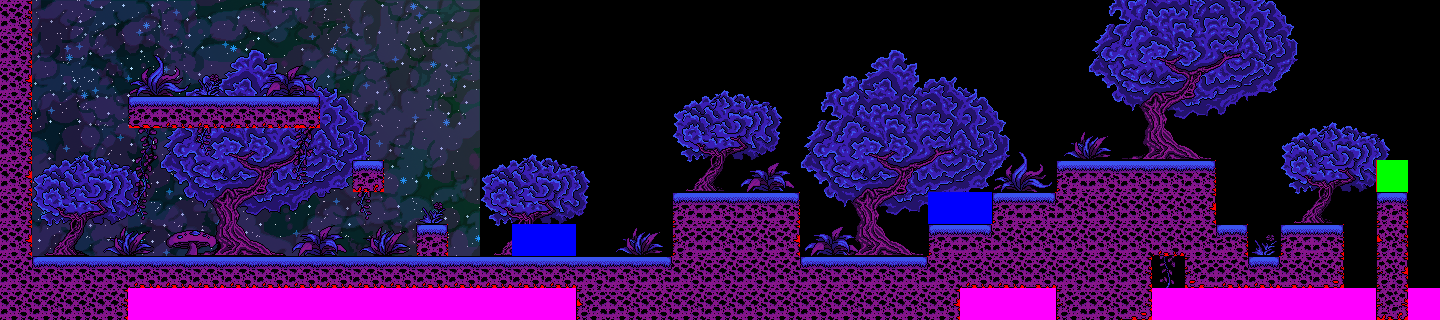

A level layout from a 2D game, rendered from its tile map. Below: a short description, then the map file with tile-grid data replaced by summaries:
An orthogonal 45x10 tile map with 32x32 px tiles, 5 tile layers (background, ambient, plants, collision, ...), 5 tilesets.

<map version="1.0" orientation="orthogonal" renderorder="left-up" width="45" height="10" tilewidth="32" tileheight="32">
 <tileset firstgid="1" name="backgrounxaton12" tilewidth="480" tileheight="320">
  <image source="../tile set/background2.png" width="480" height="320" />
 </tileset>
 <tileset firstgid="2" name="tilesetxaton12" tilewidth="32" tileheight="32">
  <image source="../tile set/tileset-xaton12.png" width="500" height="500" />
 </tileset>
 <tileset firstgid="227" name="ambient" tilewidth="32" tileheight="32">
  <image source="../tile set/ambientset- xaton12.png" width="500" height="500" />
  <terraintypes>
   <terrain name="tree1" tile="-1" />
  </terraintypes>
  <tile id="127" terrain=",,,0" />
  <tile id="128" terrain=",,0,0" />
  <tile id="129" terrain=",,0,0" />
  <tile id="130" terrain=",,0,0" />
  <tile id="131" terrain=",,0,0" />
  <tile id="132" terrain=",,0," />
  <tile id="142" terrain=",0,,0" />
  <tile id="143" terrain="0,0,0,0" />
  <tile id="144" terrain="0,0,0,0" />
  <tile id="145" terrain="0,0,0,0" />
  <tile id="146" terrain="0,0,0,0" />
  <tile id="147" terrain="0,,0,0" />
  <tile id="148" terrain=",,0," />
  <tile id="156" terrain=",,,0" />
  <tile id="157" terrain=",0,0,0" />
  <tile id="158" terrain="0,0,0,0" />
  <tile id="159" terrain="0,0,0,0" />
  <tile id="160" terrain="0,0,0,0" />
  <tile id="161" terrain="0,0,0,0" />
  <tile id="162" terrain="0,0,0,0" />
  <tile id="163" terrain="0,,0,0" />
  <tile id="164" terrain=",,0," />
  <tile id="171" terrain=",0,,0" />
  <tile id="172" terrain="0,0,0,0" />
  <tile id="173" terrain="0,0,0,0" />
  <tile id="174" terrain="0,0,0,0" />
  <tile id="175" terrain="0,0,0,0" />
  <tile id="176" terrain="0,0,0,0" />
  <tile id="177" terrain="0,0,0,0" />
  <tile id="178" terrain="0,0,0,0" />
  <tile id="179" terrain="0,,0," />
  <tile id="186" terrain=",0,,0" />
  <tile id="187" terrain="0,0,0,0" />
  <tile id="188" terrain="0,0,0,0" />
  <tile id="189" terrain="0,0,0,0" />
  <tile id="190" terrain="0,0,0,0" />
  <tile id="191" terrain="0,0,0,0" />
  <tile id="192" terrain="0,0,0,0" />
  <tile id="193" terrain="0,0,0,0" />
  <tile id="194" terrain="0,,0," />
  <tile id="201" terrain=",0,,0" />
  <tile id="202" terrain="0,0,0,0" />
  <tile id="203" terrain="0,0,0,0" />
  <tile id="204" terrain="0,0,0,0" />
  <tile id="205" terrain="0,0,0,0" />
  <tile id="206" terrain="0,0,0,0" />
  <tile id="207" terrain="0,0,0," />
  <tile id="208" terrain="0,0,," />
  <tile id="209" terrain="0,,," />
  <tile id="216" terrain=",0,," />
  <tile id="217" terrain="0,0,,0" />
  <tile id="218" terrain="0,0,0,0" />
  <tile id="219" terrain="0,0,0,0" />
  <tile id="220" terrain="0,0,0,0" />
  <tile id="221" terrain="0,0,0,0" />
  <tile id="222" terrain="0,,0," />
 </tileset>
 <tileset firstgid="452" name="plants" tilewidth="32" tileheight="32">
  <image source="../tile set/ambientset- xaton12.png" width="500" height="500" />
 </tileset>
 <tileset firstgid="677" name="collision" tilewidth="32" tileheight="32">
  <image source="../tile set/collision.png" width="128" height="128" />
 </tileset>
 <layer name="background" width="45" height="10">
  <data>[450 cells, 1 non-empty, 1 distinct tile ids]</data>
 </layer>
 <layer name="ambient" width="45" height="10">
  <data>[450 cells, 237 non-empty, 83 distinct tile ids]</data>
 </layer>
 <layer name="plants" width="45" height="10">
  <data>[450 cells, 76 non-empty, 21 distinct tile ids]</data>
 </layer>
 <layer name="collision" width="45" height="10">
  <data>[450 cells, 142 non-empty, 4 distinct tile ids]</data>
 </layer>
 <layer name="main" width="45" height="10">
  <properties>
   <property name="type" value="main" />
  </properties>
  <data>[450 cells, 112 non-empty, 28 distinct tile ids]</data>
 </layer>
</map>